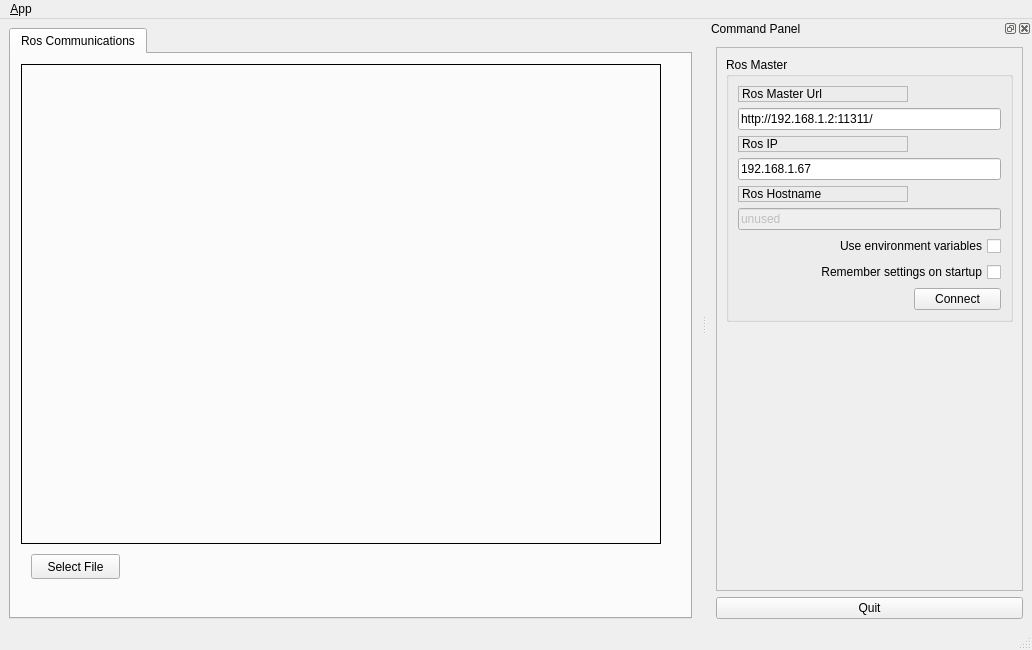
<?xml version="1.0" encoding="UTF-8"?>
<ui version="4.0">
 <class>MainWindowDesign</class>
 <widget class="QMainWindow" name="MainWindowDesign">
  <property name="geometry">
   <rect>
    <x>0</x>
    <y>0</y>
    <width>1032</width>
    <height>650</height>
   </rect>
  </property>
  <property name="windowTitle">
   <string>QRosApp</string>
  </property>
  <property name="windowIcon">
   <iconset>
    <normaloff>:/images/icon.png</normaloff>:/images/icon.png</iconset>
  </property>
  <property name="locale">
   <locale language="English" country="Australia"/>
  </property>
  <widget class="QWidget" name="centralwidget">
   <layout class="QHBoxLayout">
    <item>
     <widget class="QTabWidget" name="tab_manager">
      <property name="minimumSize">
       <size>
        <width>100</width>
        <height>0</height>
       </size>
      </property>
      <property name="locale">
       <locale language="English" country="Australia"/>
      </property>
      <property name="currentIndex">
       <number>0</number>
      </property>
      <widget class="QWidget" name="tab_status">
       <attribute name="title">
        <string>Ros Communications</string>
       </attribute>
       <widget class="QLabel" name="ImageDisplay">
        <property name="geometry">
         <rect>
          <x>10</x>
          <y>10</y>
          <width>640</width>
          <height>480</height>
         </rect>
        </property>
        <property name="sizePolicy">
         <sizepolicy hsizetype="Fixed" vsizetype="Fixed">
          <horstretch>0</horstretch>
          <verstretch>0</verstretch>
         </sizepolicy>
        </property>
        <property name="minimumSize">
         <size>
          <width>640</width>
          <height>480</height>
         </size>
        </property>
        <property name="maximumSize">
         <size>
          <width>640</width>
          <height>480</height>
         </size>
        </property>
        <property name="baseSize">
         <size>
          <width>0</width>
          <height>0</height>
         </size>
        </property>
        <property name="frameShape">
         <enum>QFrame::Box</enum>
        </property>
        <property name="text">
         <string/>
        </property>
       </widget>
       <widget class="QPushButton" name="pushButton">
        <property name="geometry">
         <rect>
          <x>20</x>
          <y>500</y>
          <width>89</width>
          <height>25</height>
         </rect>
        </property>
        <property name="text">
         <string>Select File</string>
        </property>
       </widget>
      </widget>
     </widget>
    </item>
   </layout>
  </widget>
  <widget class="QMenuBar" name="menubar">
   <property name="geometry">
    <rect>
     <x>0</x>
     <y>0</y>
     <width>1032</width>
     <height>22</height>
    </rect>
   </property>
   <widget class="QMenu" name="menu_File">
    <property name="title">
     <string>&amp;App</string>
    </property>
    <addaction name="action_Preferences"/>
    <addaction name="separator"/>
    <addaction name="actionAbout"/>
    <addaction name="actionAbout_Qt"/>
    <addaction name="separator"/>
    <addaction name="action_Quit"/>
   </widget>
   <addaction name="menu_File"/>
  </widget>
  <widget class="QStatusBar" name="statusbar"/>
  <widget class="QDockWidget" name="dock_status">
   <property name="sizePolicy">
    <sizepolicy hsizetype="Minimum" vsizetype="Preferred">
     <horstretch>0</horstretch>
     <verstretch>0</verstretch>
    </sizepolicy>
   </property>
   <property name="minimumSize">
    <size>
     <width>325</width>
     <height>389</height>
    </size>
   </property>
   <property name="allowedAreas">
    <set>Qt::RightDockWidgetArea</set>
   </property>
   <property name="windowTitle">
    <string>Command Panel</string>
   </property>
   <attribute name="dockWidgetArea">
    <number>2</number>
   </attribute>
   <widget class="QWidget" name="dockWidgetContents_2">
    <layout class="QVBoxLayout" name="verticalLayout">
     <item>
      <widget class="QFrame" name="frame">
       <property name="sizePolicy">
        <sizepolicy hsizetype="Minimum" vsizetype="Preferred">
         <horstretch>0</horstretch>
         <verstretch>0</verstretch>
        </sizepolicy>
       </property>
       <property name="frameShape">
        <enum>QFrame::StyledPanel</enum>
       </property>
       <property name="frameShadow">
        <enum>QFrame::Raised</enum>
       </property>
       <layout class="QVBoxLayout" name="verticalLayout_3">
        <item>
         <widget class="QGroupBox" name="groupBox">
          <property name="title">
           <string>Ros Master</string>
          </property>
          <layout class="QGridLayout" name="gridLayout">
           <item row="0" column="0">
            <widget class="QLabel" name="label">
             <property name="frameShape">
              <enum>QFrame::StyledPanel</enum>
             </property>
             <property name="frameShadow">
              <enum>QFrame::Raised</enum>
             </property>
             <property name="text">
              <string>Ros Master Url</string>
             </property>
            </widget>
           </item>
           <item row="1" column="0" colspan="2">
            <widget class="QLineEdit" name="line_edit_master">
             <property name="text">
              <string>http://192.168.1.2:11311/</string>
             </property>
            </widget>
           </item>
           <item row="2" column="0">
            <widget class="QLabel" name="label_2">
             <property name="frameShape">
              <enum>QFrame::StyledPanel</enum>
             </property>
             <property name="frameShadow">
              <enum>QFrame::Raised</enum>
             </property>
             <property name="text">
              <string>Ros IP</string>
             </property>
            </widget>
           </item>
           <item row="3" column="0" colspan="2">
            <widget class="QLineEdit" name="line_edit_host">
             <property name="text">
              <string>192.168.1.67</string>
             </property>
            </widget>
           </item>
           <item row="4" column="0">
            <widget class="QLabel" name="label_3">
             <property name="frameShape">
              <enum>QFrame::StyledPanel</enum>
             </property>
             <property name="frameShadow">
              <enum>QFrame::Raised</enum>
             </property>
             <property name="text">
              <string>Ros Hostname</string>
             </property>
            </widget>
           </item>
           <item row="5" column="0" colspan="2">
            <widget class="QLineEdit" name="line_edit_topic">
             <property name="enabled">
              <bool>false</bool>
             </property>
             <property name="text">
              <string>unused</string>
             </property>
            </widget>
           </item>
           <item row="6" column="0" colspan="2">
            <widget class="QCheckBox" name="checkbox_use_environment">
             <property name="layoutDirection">
              <enum>Qt::RightToLeft</enum>
             </property>
             <property name="text">
              <string>Use environment variables</string>
             </property>
            </widget>
           </item>
           <item row="7" column="0" colspan="2">
            <widget class="QCheckBox" name="checkbox_remember_settings">
             <property name="layoutDirection">
              <enum>Qt::RightToLeft</enum>
             </property>
             <property name="text">
              <string>Remember settings on startup</string>
             </property>
            </widget>
           </item>
           <item row="8" column="0">
            <spacer name="horizontalSpacer">
             <property name="orientation">
              <enum>Qt::Horizontal</enum>
             </property>
             <property name="sizeHint" stdset="0">
              <size>
               <width>170</width>
               <height>21</height>
              </size>
             </property>
            </spacer>
           </item>
           <item row="8" column="1">
            <widget class="QPushButton" name="button_connect">
             <property name="enabled">
              <bool>true</bool>
             </property>
             <property name="sizePolicy">
              <sizepolicy hsizetype="MinimumExpanding" vsizetype="Fixed">
               <horstretch>0</horstretch>
               <verstretch>0</verstretch>
              </sizepolicy>
             </property>
             <property name="toolTip">
              <string>Set the target to the current joint trajectory state.</string>
             </property>
             <property name="statusTip">
              <string>Clear all waypoints and set the target to the current joint trajectory state.</string>
             </property>
             <property name="text">
              <string>Connect</string>
             </property>
            </widget>
           </item>
          </layout>
         </widget>
        </item>
        <item>
         <spacer name="verticalSpacer_3">
          <property name="orientation">
           <enum>Qt::Vertical</enum>
          </property>
          <property name="sizeHint" stdset="0">
           <size>
            <width>20</width>
            <height>233</height>
           </size>
          </property>
         </spacer>
        </item>
       </layout>
      </widget>
     </item>
     <item>
      <widget class="QPushButton" name="quit_button">
       <property name="sizePolicy">
        <sizepolicy hsizetype="MinimumExpanding" vsizetype="Fixed">
         <horstretch>0</horstretch>
         <verstretch>0</verstretch>
        </sizepolicy>
       </property>
       <property name="text">
        <string>Quit</string>
       </property>
      </widget>
     </item>
    </layout>
   </widget>
  </widget>
  <action name="action_Quit">
   <property name="text">
    <string>&amp;Quit</string>
   </property>
   <property name="shortcut">
    <string>Ctrl+Q</string>
   </property>
   <property name="shortcutContext">
    <enum>Qt::ApplicationShortcut</enum>
   </property>
  </action>
  <action name="action_Preferences">
   <property name="text">
    <string>&amp;Preferences</string>
   </property>
  </action>
  <action name="actionAbout">
   <property name="text">
    <string>&amp;About</string>
   </property>
  </action>
  <action name="actionAbout_Qt">
   <property name="text">
    <string>About &amp;Qt</string>
   </property>
  </action>
 </widget>
 <resources/>
 <connections>
  <connection>
   <sender>action_Quit</sender>
   <signal>triggered()</signal>
   <receiver>MainWindowDesign</receiver>
   <slot>close()</slot>
   <hints>
    <hint type="sourcelabel">
     <x>-1</x>
     <y>-1</y>
    </hint>
    <hint type="destinationlabel">
     <x>399</x>
     <y>299</y>
    </hint>
   </hints>
  </connection>
  <connection>
   <sender>quit_button</sender>
   <signal>clicked()</signal>
   <receiver>MainWindowDesign</receiver>
   <slot>close()</slot>
   <hints>
    <hint type="sourcelabel">
     <x>859</x>
     <y>552</y>
    </hint>
    <hint type="destinationlabel">
     <x>469</x>
     <y>299</y>
    </hint>
   </hints>
  </connection>
 </connections>
</ui>
